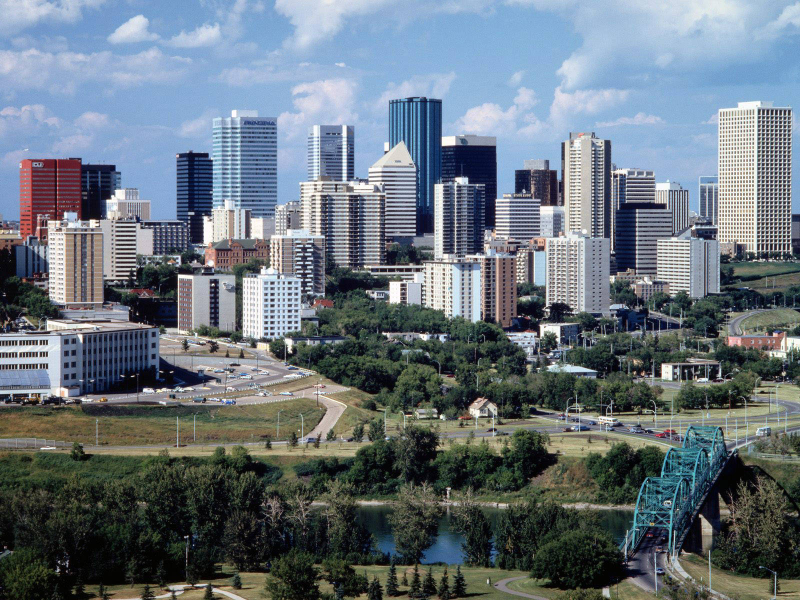
#> input picture dataset/train/city/city-045.jpg, 1600 x 1200 px, found by its file name (shown at 1/2 size); its folder holds 3 pictures in this run
$ python BoVW.py
#> lines starting #> are read from the running program, lines starting #| are printed output that depends on the picture
import argparse
import cv2
import numpy as np
import os
from sklearn.cluster import KMeans
from sklearn.cluster import MiniBatchKMeans
from sklearn.svm import SVC
from sklearn.preprocessing import StandardScaler
from matplotlib import pyplot as plt
from sklearn import svm, datasets
from sklearn.model_selection import train_test_split
from sklearn.metrics import confusion_matrix
from sklearn.utils.multiclass import unique_labels
from sklearn.metrics.pairwise import chi2_kernel
from sklearn.model_selection import GridSearchCV
from sklearn.metrics import accuracy_score

class_names = []

def labelLoader(path):
    global class_names
    class_names = os.listdir(path)


def getFiles(train, path):
#> called with train = True, path = '/home/jun/Github/BoVW/random-2/train'
    images = []
    for folder in os.listdir(path):
        for file in os.listdir(os.path.join(path, folder)):
            images.append(os.path.join(path, os.path.join(folder, file)))
#> pass 2 of the loop in getFiles, `for folder in os.listdir(path):`:

    if (train is True):
        np.random.shuffle(images)
    return images


def getDescriptors(sift, img):
    kp, des = sift.detectAndCompute(img, None)
    return des


def readImage(img_path):
    # print(img_path)
    img = cv2.imread(img_path, 0)
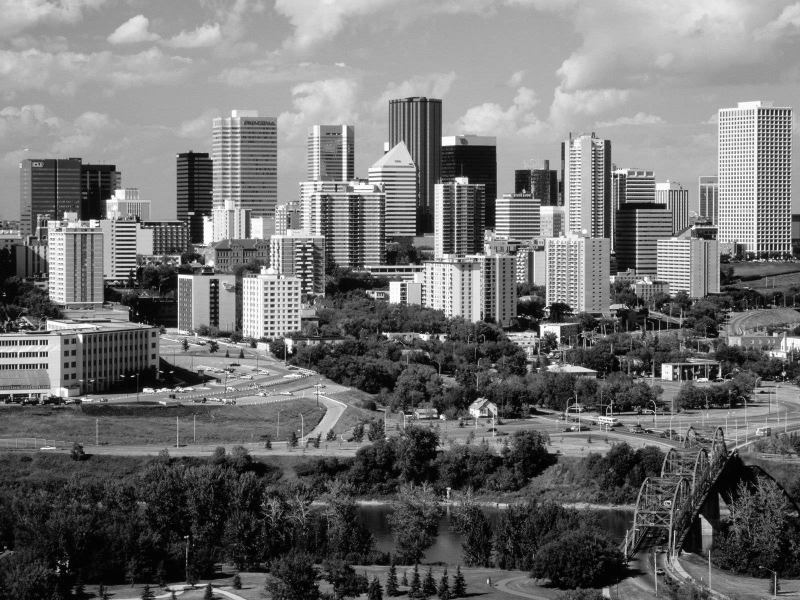
#> img: shape (1200, 1600) (shown at 1/2 size); min 0, max 255, mean 112.8
    return cv2.resize(img, (150, 150))
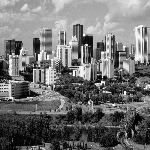
#> returned value: shape (150, 150); min 0, max 254, mean 113


# [6 lines left out: function vstackDescriptors, not called in this run]


def clusterDescriptors(descriptors, no_clusters, batch):
    kmeans = KMeans(n_clusters=no_clusters).fit(descriptors)
    # kmeans = MiniBatchKMeans(n_clusters=no_clusters, batch_size=batch, verbose=1).fit(descriptors)
    return kmeans


# [10 lines left out: function extractFeatures, not called in this run]


def normalizeFeatures(scale, features):
    return scale.transform(features)


# [89 lines left out: functions plotHistogram, svcParamSelection, findSVM, plotConfusionMatrix, plotConfusions, not called in this run]


def findAccuracy(true, predictions):
    print('accuracy score: %0.3f' % accuracy_score(true, predictions))


def trainModel(path, no_clusters, kernel, batch):
    images = getFiles(True, path)
    print("Train images path detected.")
    sift = cv2.xfeatures2d.SIFT_create()
    descriptor_list = []
    train_labels = np.array([])
    image_count = len(images)

    for img_path in images:
        for i in range(0, len(class_names)):
            if class_names[i] in img_path:
                class_index = i

        train_labels = np.append(train_labels, class_index)
        img = readImage(img_path)
        des = getDescriptors(sift, img)
#> in getDescriptors, `kp, des = sift.detectAndCompute(img, None)`: kp = 315 keypoints; strongest (x, y, size): (103, 82, 2.4), (79, 56, 2.3), (102, 53, 2), (23, 64, 2.6)
        descriptor_list.append(des)
#> pass 2 of the loop in trainModel, `for img_path in images:`:
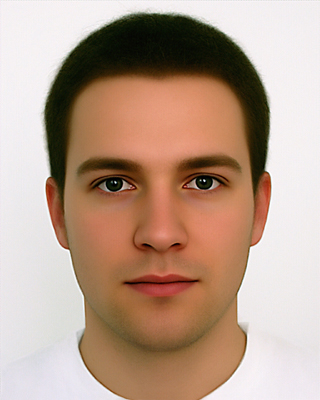
#> input picture dataset/train/face/face-012.jpg, 320 x 400 px, found by its file name
#> in readImage (call 2), `img = cv2.imread(img_path, 0)`:
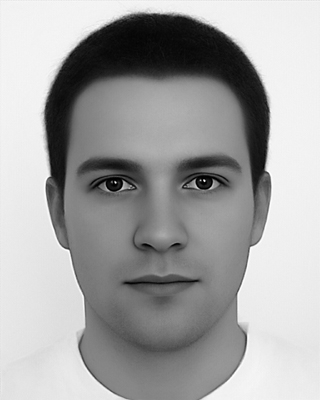
#> img: shape (400, 320); min 0, max 255, mean 164
#> in readImage (call 2), `return cv2.resize(img, (150, 150))`:
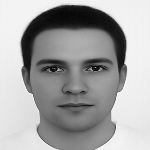
#> returned value: shape (150, 150); min 1, max 253, mean 163.9
#> kp = 41 keypoints; strongest (x, y, size): (126, 62, 3.1), (21, 64, 4.2), (55, 65, 11.8), (125, 68, 2.3)
#> pass 3 of the loop in trainModel, `for img_path in images:`:
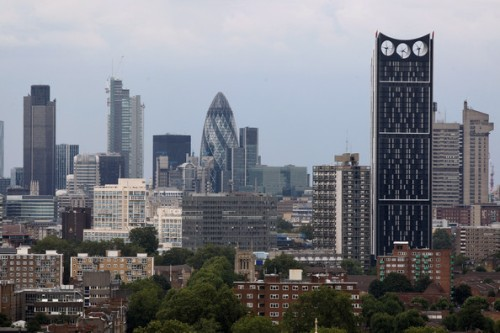
#> input picture dataset/train/city/city-030.jpg, 500 x 333 px, found by its file name
#> in readImage (call 3), `img = cv2.imread(img_path, 0)`:
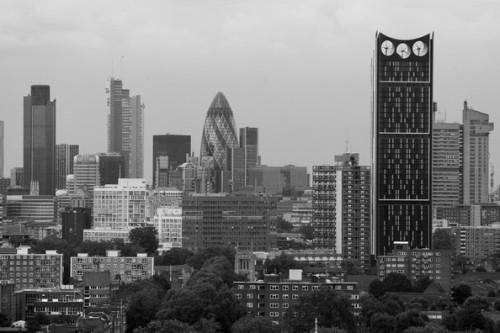
#> img: shape (333, 500); min 0, max 246, mean 122.6
#> in readImage (call 3), `return cv2.resize(img, (150, 150))`:
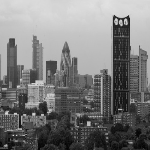
#> returned value: shape (150, 150); min 2, max 226, mean 122.6
#> kp = 190 keypoints; strongest (x, y, size): (114, 17, 2.5), (34, 114, 2.1), (88, 123, 2.9), (6, 113, 2.5)
#> the loop made 4 passes; the first 3 are shown


    # descriptors = vstackDescriptors(descriptor_list)
    # print("Descriptors vstacked.")

    kmeans = clusterDescriptors(descriptor_list, no_clusters, batch)
    print("Descriptors clustered.")

    im_features = extractFeatures(kmeans, descriptor_list, image_count, no_clusters)
    print("Images features extracted.")

    scale = StandardScaler().fit(im_features)
    im_features = scale.transform(im_features)
    print("Train images normalized.")

    plotHistogram(im_features, no_clusters)
    print("Features histogram plotted.")

    svm = findSVM(im_features, train_labels, kernel)
    print("SVM fitted.")
    print("Training completed.")

    return kmeans, scale, svm, im_features


# [57 lines left out: function testModel, not called in this run]


def execute(train_path, test_path, no_clusters, kernel, batch):
    kmeans, scale, svm, im_features = trainModel(train_path, no_clusters, kernel, batch)
    testModel(test_path, kmeans, scale, svm, im_features, no_clusters, kernel)


if __name__ == '__main__':

    parser = argparse.ArgumentParser()

    parser.add_argument('--train_path', action="store", dest="train_path", default="/home/jun/Github/BoVW/random-2/train")
    parser.add_argument('--test_path', action="store", dest="test_path", default="/home/jun/Github/BoVW/random-2/test")
    parser.add_argument('--word', action="store", dest="word", default=500)
    parser.add_argument('--batch', action="store", dest="batch", default=3000)
    parser.add_argument('--kernel_type', action="store", dest="kernel_type", default="linear")

    args = vars(parser.parse_args())
    if (not (args['kernel_type'] == "linear" or args['kernel_type'] == "precomputed")):
        print("Kernel type must be either linear or precomputed")
        exit(0)

    labelLoader(args['train_path'])
    print(class_names)
#> (the run stopped early here; a loop or call above may not have finished)
